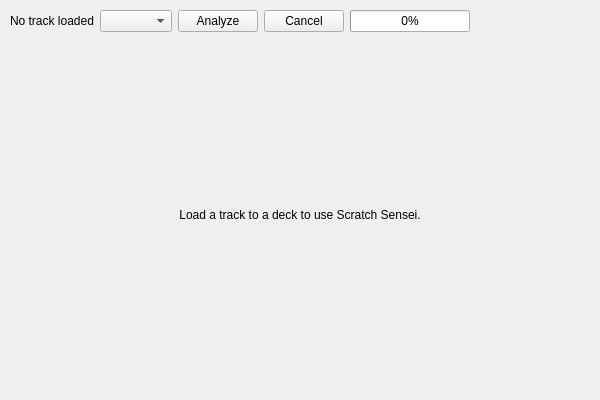
<?xml version="1.0" encoding="UTF-8"?>
<ui version="4.0">
 <class>DlgScratchSensei</class>
 <widget class="QWidget" name="DlgScratchSensei">
  <property name="geometry">
   <rect>
    <x>0</x>
    <y>0</y>
    <width>600</width>
    <height>400</height>
   </rect>
  </property>
  <property name="windowTitle">
   <string>Scratch Sensei</string>
  </property>
  <layout class="QVBoxLayout" name="verticalLayout">
   <property name="spacing">
    <number>8</number>
   </property>
   <property name="leftMargin">
    <number>10</number>
   </property>
   <property name="topMargin">
    <number>10</number>
   </property>
   <property name="rightMargin">
    <number>10</number>
   </property>
   <property name="bottomMargin">
    <number>10</number>
   </property>
   <item>
    <widget class="QWidget" name="controlBar" native="true">
     <layout class="QHBoxLayout" name="controlBarLayout">
      <property name="spacing">
       <number>6</number>
      </property>
      <property name="leftMargin">
       <number>0</number>
      </property>
      <property name="topMargin">
       <number>0</number>
      </property>
      <property name="rightMargin">
       <number>0</number>
      </property>
      <property name="bottomMargin">
       <number>0</number>
      </property>
      <item>
       <widget class="QLabel" name="lblHeader">
        <property name="text">
         <string>No track loaded</string>
        </property>
       </widget>
      </item>
      <item>
       <widget class="QComboBox" name="cmbDeckSelector"/>
      </item>
      <item>
       <widget class="QPushButton" name="btnAnalyze">
        <property name="text">
         <string>Analyze</string>
        </property>
       </widget>
      </item>
      <item>
       <widget class="QPushButton" name="btnCancel">
        <property name="text">
         <string>Cancel</string>
        </property>
       </widget>
      </item>
      <item>
       <widget class="QProgressBar" name="progressBar">
        <property name="value">
         <number>0</number>
        </property>
       </widget>
      </item>
      <item>
       <spacer name="horizontalSpacer">
        <property name="orientation">
         <enum>Qt::Horizontal</enum>
        </property>
        <property name="sizeHint" stdset="0">
         <size>
          <width>40</width>
          <height>20</height>
         </size>
        </property>
       </spacer>
      </item>
     </layout>
    </widget>
   </item>
   <item>
    <widget class="QStackedWidget" name="stackedWidget">
     <property name="currentIndex">
      <number>0</number>
     </property>
     <widget class="QWidget" name="pageStatus">
      <layout class="QVBoxLayout" name="pageStatusLayout">
       <item>
        <spacer name="verticalSpacerTop">
         <property name="orientation">
          <enum>Qt::Vertical</enum>
         </property>
         <property name="sizeHint" stdset="0">
          <size>
           <width>20</width>
           <height>40</height>
          </size>
         </property>
        </spacer>
       </item>
       <item>
        <widget class="QLabel" name="lblStatusMessage">
         <property name="text">
          <string>Load a track to a deck to use Scratch Sensei.</string>
         </property>
         <property name="alignment">
          <set>Qt::AlignCenter</set>
         </property>
         <property name="wordWrap">
          <bool>true</bool>
         </property>
        </widget>
       </item>
       <item>
        <spacer name="verticalSpacerBottom">
         <property name="orientation">
          <enum>Qt::Vertical</enum>
         </property>
         <property name="sizeHint" stdset="0">
          <size>
           <width>20</width>
           <height>40</height>
          </size>
         </property>
        </spacer>
       </item>
      </layout>
     </widget>
     <widget class="QWidget" name="pageWorkspace">
      <layout class="QVBoxLayout" name="pageWorkspaceLayout">
       <property name="spacing">
        <number>8</number>
       </property>
       <property name="leftMargin">
        <number>0</number>
       </property>
       <property name="topMargin">
        <number>0</number>
       </property>
       <property name="rightMargin">
        <number>0</number>
       </property>
       <property name="bottomMargin">
        <number>0</number>
       </property>
       <item>
        <widget class="QWidget" name="timelinePlaceholder" native="true">
         <property name="minimumSize">
          <size>
           <width>0</width>
           <height>120</height>
          </size>
         </property>
        </widget>
       </item>
       <item>
        <layout class="QHBoxLayout" name="detailsLayout">
         <item>
          <widget class="QGroupBox" name="groupBoxDetails">
           <property name="title">
            <string>Selected Suggestion</string>
           </property>
           <layout class="QVBoxLayout" name="groupBoxDetailsLayout">
            <item>
             <widget class="QLabel" name="lblSelectedType">
              <property name="text">
               <string>Type: None</string>
              </property>
             </widget>
            </item>
             <item>
             <widget class="QLabel" name="lblSelectedTime">
              <property name="text">
               <string>Time: -</string>
              </property>
             </widget>
            </item>
            <item>
             <widget class="QLabel" name="lblSelectedDesc">
              <property name="text">
               <string>Description: Select a suggestion from the timeline.</string>
              </property>
              <property name="wordWrap">
               <bool>true</bool>
              </property>
             </widget>
            </item>
           </layout>
          </widget>
         </item>
         <item>
          <layout class="QVBoxLayout" name="actionsLayout">
           <item>
            <widget class="QPushButton" name="btnJump">
             <property name="text">
              <string>Jump</string>
             </property>
            </widget>
           </item>
           <item>
            <widget class="QPushButton" name="btnCreateCue">
             <property name="text">
              <string>Create Cue</string>
             </property>
            </widget>
           </item>
           <item>
            <widget class="QPushButton" name="btnPromote">
             <property name="text">
              <string>Promote to Hotcue</string>
             </property>
            </widget>
           </item>
           <item>
            <widget class="QPushButton" name="btnHide">
             <property name="text">
              <string>Hide</string>
             </property>
            </widget>
           </item>
          </layout>
         </item>
        </layout>
       </item>
      </layout>
     </widget>
    </widget>
   </item>
  </layout>
 </widget>
 <resources/>
 <connections/>
</ui>
